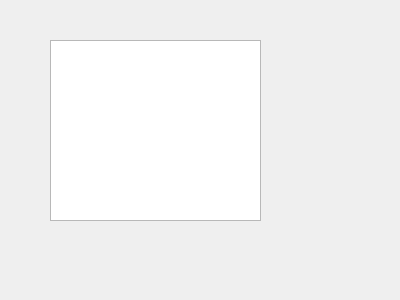
<?xml version="1.0" encoding="UTF-8"?>
<ui version="4.0">
 <class>Widget</class>
 <widget class="QWidget" name="Widget">
  <property name="geometry">
   <rect>
    <x>0</x>
    <y>0</y>
    <width>400</width>
    <height>300</height>
   </rect>
  </property>
  <property name="windowTitle">
   <string>Widget</string>
  </property>
  <widget class="QTextEdit" name="textEdit">
   <property name="geometry">
    <rect>
     <x>50</x>
     <y>40</y>
     <width>211</width>
     <height>181</height>
    </rect>
   </property>
  </widget>
 </widget>
 <layoutdefault spacing="6" margin="11"/>
 <resources/>
 <connections/>
</ui>
